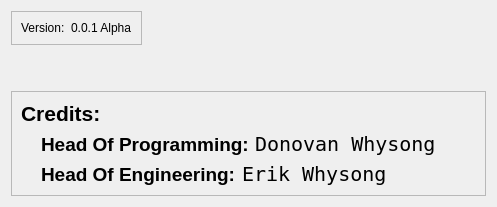
        <widget class="QWidget" name="AboutPage">
         <layout class="QGridLayout" name="gridLayout_22">
          <item row="0" column="1">
           <widget class="QFrame" name="frame_6">
            <property name="sizePolicy">
             <sizepolicy hsizetype="Fixed" vsizetype="Fixed">
              <horstretch>0</horstretch>
              <verstretch>0</verstretch>
             </sizepolicy>
            </property>
            <property name="focusPolicy">
             <enum>Qt::ClickFocus</enum>
            </property>
            <property name="frameShape">
             <enum>QFrame::StyledPanel</enum>
            </property>
            <property name="frameShadow">
             <enum>QFrame::Raised</enum>
            </property>
            <property name="class" stdset="0">
             <string>frameHolder</string>
            </property>
            <layout class="QGridLayout" name="gridLayout_24">
             <item row="0" column="1">
              <layout class="QHBoxLayout" name="horizontalLayout_23">
               <item alignment="Qt::AlignLeft">
                <widget class="QLabel" name="label_19">
                 <property name="text">
                  <string>Version:</string>
                 </property>
                 <property name="class" stdset="0">
                  <string>titleLabel</string>
                 </property>
                </widget>
               </item>
               <item alignment="Qt::AlignLeft">
                <widget class="QLabel" name="versionLabel">
                 <property name="text">
                  <string>0.0.1 Alpha</string>
                 </property>
                 <property name="class" stdset="0">
                  <string>infoLabel</string>
                 </property>
                </widget>
               </item>
              </layout>
             </item>
            </layout>
           </widget>
          </item>
          <item row="3" column="1">
           <widget class="QFrame" name="frame_5">
            <property name="styleSheet">
             <string notr="true">QLabel {
color: black;
}</string>
            </property>
            <property name="frameShape">
             <enum>QFrame::StyledPanel</enum>
            </property>
            <property name="frameShadow">
             <enum>QFrame::Raised</enum>
            </property>
            <property name="class" stdset="0">
             <string>frameHolder</string>
            </property>
            <layout class="QGridLayout" name="gridLayout_23">
             <item row="1" column="0">
              <layout class="QVBoxLayout" name="verticalLayout_2">
               <item>
                <layout class="QHBoxLayout" name="horizontalLayout_17">
                 <item>
                  <spacer name="horizontalSpacer_20">
                   <property name="orientation">
                    <enum>Qt::Horizontal</enum>
                   </property>
                   <property name="sizeType">
                    <enum>QSizePolicy::Fixed</enum>
                   </property>
                   <property name="sizeHint" stdset="0">
                    <size>
                     <width>20</width>
                     <height>20</height>
                    </size>
                   </property>
                  </spacer>
                 </item>
                 <item>
                  <layout class="QVBoxLayout" name="verticalLayout_4">
                   <item>
                    <layout class="QHBoxLayout" name="horizontalLayout_18">
                     <item alignment="Qt::AlignLeft">
                      <widget class="QLabel" name="label_16">
                       <property name="font">
                        <font>
                         <pointsize>14</pointsize>
                         <weight>75</weight>
                         <bold>true</bold>
                        </font>
                       </property>
                       <property name="text">
                        <string>Head Of Programming:</string>
                       </property>
                      </widget>
                     </item>
                     <item alignment="Qt::AlignLeft">
                      <widget class="QLabel" name="label_17">
                       <property name="font">
                        <font>
                         <family>Andale Mono</family>
                         <pointsize>15</pointsize>
                        </font>
                       </property>
                       <property name="text">
                        <string>Donovan Whysong</string>
                       </property>
                      </widget>
                     </item>
                     <item>
                      <spacer name="horizontalSpacer_19">
                       <property name="orientation">
                        <enum>Qt::Horizontal</enum>
                       </property>
                       <property name="sizeHint" stdset="0">
                        <size>
                         <width>40</width>
                         <height>20</height>
                        </size>
                       </property>
                      </spacer>
                     </item>
                    </layout>
                   </item>
                   <item>
                    <layout class="QHBoxLayout" name="horizontalLayout_21">
                     <item alignment="Qt::AlignLeft">
                      <widget class="QLabel" name="label_15">
                       <property name="font">
                        <font>
                         <pointsize>14</pointsize>
                         <weight>75</weight>
                         <bold>true</bold>
                        </font>
                       </property>
                       <property name="text">
                        <string>Head Of Engineering:</string>
                       </property>
                      </widget>
                     </item>
                     <item alignment="Qt::AlignLeft">
                      <widget class="QLabel" name="label_18">
                       <property name="font">
                        <font>
                         <family>Andale Mono</family>
                         <pointsize>15</pointsize>
                        </font>
                       </property>
                       <property name="text">
                        <string>Erik Whysong</string>
                       </property>
                      </widget>
                     </item>
                     <item>
                      <spacer name="horizontalSpacer_18">
                       <property name="orientation">
                        <enum>Qt::Horizontal</enum>
                       </property>
                       <property name="sizeHint" stdset="0">
                        <size>
                         <width>40</width>
                         <height>20</height>
                        </size>
                       </property>
                      </spacer>
                     </item>
                    </layout>
                   </item>
                  </layout>
                 </item>
                </layout>
               </item>
              </layout>
             </item>
             <item row="0" column="0" alignment="Qt::AlignLeft">
              <widget class="QLabel" name="label_14">
               <property name="font">
                <font>
                 <pointsize>16</pointsize>
                 <weight>75</weight>
                 <bold>true</bold>
                </font>
               </property>
               <property name="text">
                <string>Credits:</string>
               </property>
               <property name="class" stdset="0">
                <string>titleLabel</string>
               </property>
              </widget>
             </item>
            </layout>
           </widget>
          </item>
          <item row="1" column="1">
           <spacer name="verticalSpacer_3">
            <property name="orientation">
             <enum>Qt::Vertical</enum>
            </property>
            <property name="sizeHint" stdset="0">
             <size>
              <width>20</width>
              <height>40</height>
             </size>
            </property>
           </spacer>
          </item>
         </layout>
        </widget>
